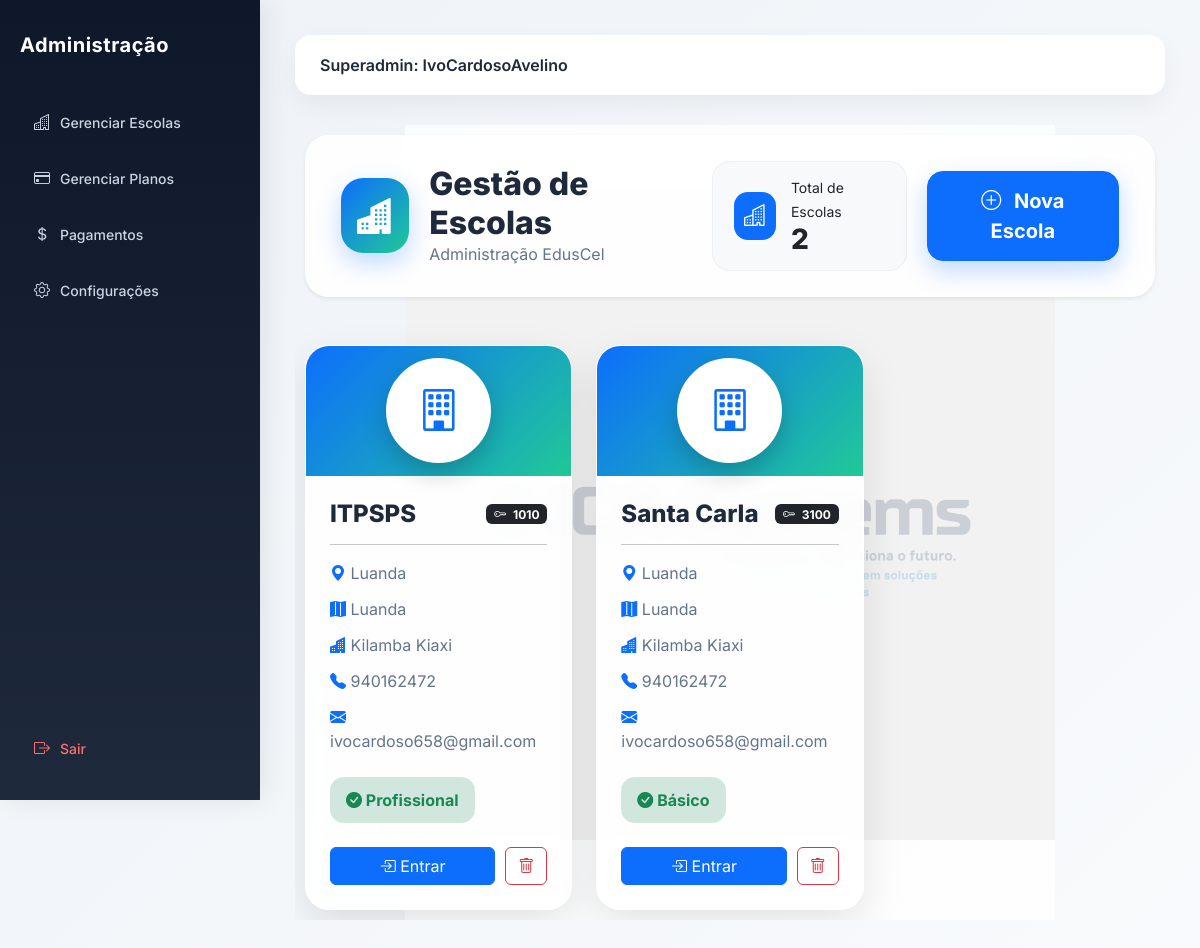
The app's page /escolas/ (signed in), older data.
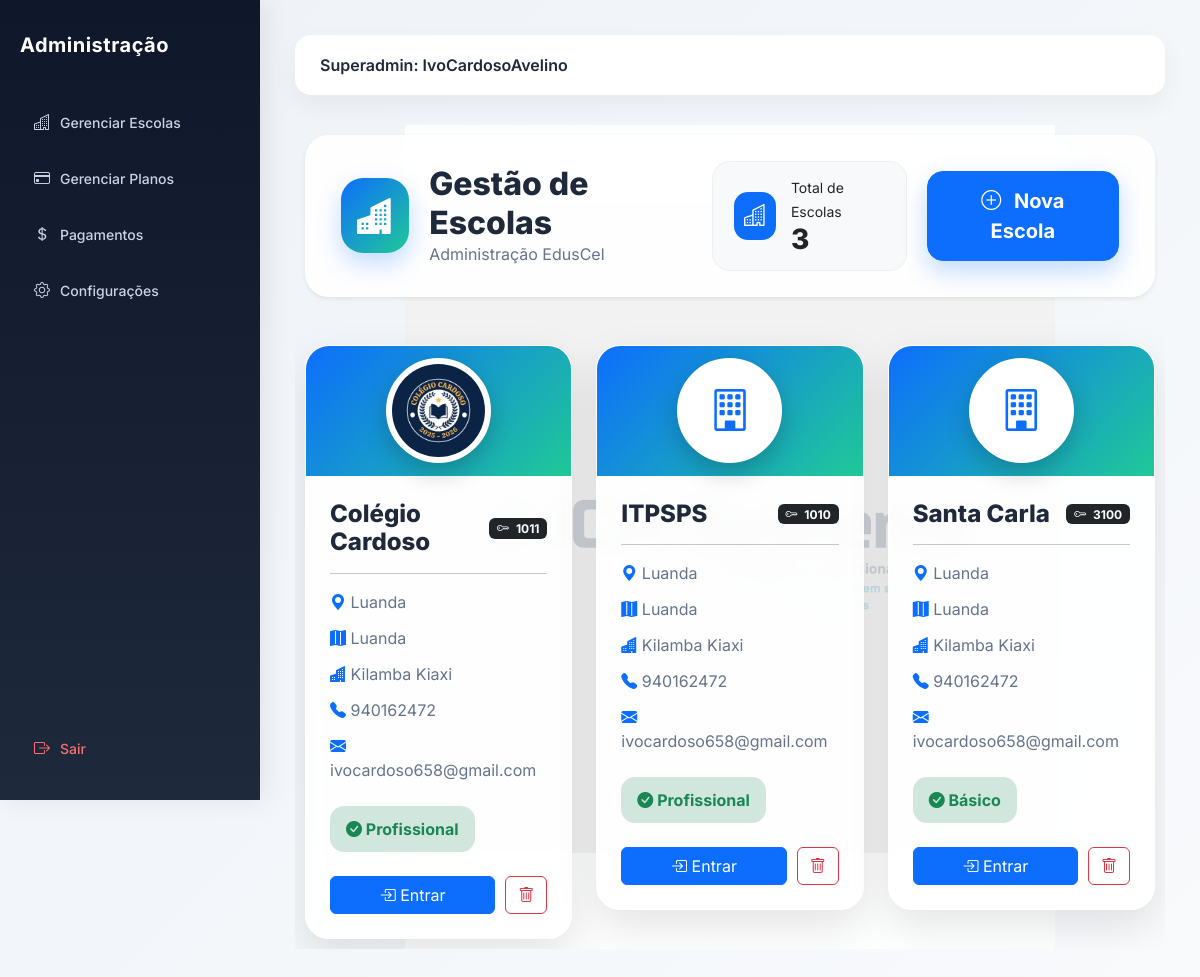
The same page, newer data.
### users/models.py (models this page shows, shortened)
class User(AbstractUser):
    ROLE_CHOICES = (
        ("SUPERADMIN", "Super Admin"),
        ("DIRETOR", "Diretor"),
        ("DIRETOR_PEDAGOGICO", "Diretor Pedagógico"),
        ("PROFESSOR", "Professor"),
        ("ALUNO", "Aluno"),
        ("FINANCEIRO", "Financeiro"),
        ("SECRETARIA", "Secretaria"),
    )
    role = models.CharField(
        max_length=25,
        choices=ROLE_CHOICES,
        default="ALUNO",
        verbose_name="Perfil"
    )
    ativo = models.BooleanField(
        default=True,
        verbose_name="Ativo"
    )
    escola = models.ForeignKey(
        "academic.Escola",
        on_delete=models.CASCADE,
        null=True,
        blank=True,
        related_name="usuarios",
        verbose_name="Escola"
    )
    telefone = models.CharField(
        max_length=20,
        unique=True,
        null=True,
        blank=True,
        verbose_name="Telefone"
    )
    telefone_verificado = models.BooleanField(
        default=False,
        verbose_name="Telefone Verificado"
    )
    email_verificado = models.BooleanField(
        default=False,
        verbose_name="Email Verificado"
    )
    criado_em = models.DateTimeField(
        auto_now_add=True,
        verbose_name="Criado em"
    )
    tentativas_login = models.PositiveIntegerField(
        default=0
    )
    bloqueado_ate = models.DateTimeField(
        null=True,
        blank=True
    )
    otp_codigo = models.CharField(
        max_length=128,
        null=True,
        blank=True,
        verbose_name="OTP"
    )
    otp_expira_em = models.DateTimeField(
        null=True,
        blank=True,
        verbose_name="Expira em"
    )
    otp_tentativas = models.PositiveIntegerField(
        default=0,
        verbose_name="Tentativas OTP"
    )
    ultimo_envio_otp = models.DateTimeField(
        null=True,
        blank=True,
        verbose_name="Último envio OTP"
    )
    objects = UserManager()

### academic/models.py (models this page shows, shortened)
class Escola(models.Model):
    nome = models.CharField(
        "Nome da Escola",
        max_length=255
    )
    codigo = models.CharField(
        "Código da Escola",
        max_length=10,
        unique=True,
        blank=True,
        help_text="Código usado no login da escola"
    )
    logo = models.ImageField(
        upload_to='logos_escolas/',
        blank=True,
        null=True
    )
    endereco = models.CharField(
        "Endereço",
        max_length=255
    )
    provincia = models.CharField(
        "Província",
        max_length=100,
        blank=True,
        null=True
    )
    municipio = models.CharField(
        "Município",
        max_length=100,
        blank=True,
        null=True
    )
    telefone = models.CharField(
        "Telefone",
        max_length=20
    )
    nif = models.CharField(
        "NIF",
        max_length=14,
        blank=True,
        null=True,
        help_text="Número de Identificação Fiscal da escola"
    )
    email = models.EmailField(
        "Email da Escola",
        max_length=254,
        blank=True,
        null=True,
        help_text="Email oficial da escola"
    )
    plano = models.ForeignKey(
        "Plano",
        on_delete=models.SET_NULL,
        null=True,
        blank=True,
        related_name="escolas",
        verbose_name="Plano"
    )
    data_expiracao = models.DateField(
        "Data de Expiração do Plano",
        null=True,
        blank=True
    )
    ativo = models.BooleanField(
        "Ativo",
        default=True
    )
    criada_em = models.DateTimeField(
        "Criada em",
        auto_now_add=True
    )
    class Meta:
        verbose_name = "Escola"
        verbose_name_plural = "Escolas"
        ordering = ["nome"]
    def esta_ativa(self):
        if not self.ativo:
            return False
        if (
            self.data_expiracao
            and self.data_expiracao < timezone.now().date()
        ):
            return False
        return True

class Plano(models.Model):
    nome = models.CharField(
        max_length=100,
        unique=True
    )
    limite_alunos = models.PositiveIntegerField()
    valor_mensal = models.DecimalField(
        max_digits=10,
        decimal_places=2
    )
    ativo = models.BooleanField(
        default=True
    )

### core/views.py (the view)
# urls.py: path('escolas/', views.lista_escolas, name='escolas'),
@login_required
def lista_escolas(request):
    if request.user.role != 'SUPERADMIN':
        return redirect('dashboard')
    escolas = Escola.objects.all()
    context = {
        'escolas': escolas,
    }
    return render(request, 'escolas.html', context)

### core/templates/escolas.html (shortened to what this page needs)
{% extends 'admin.html' %}
{% block content %}
<div class="container-fluid escolas-page">
    <div class="dashboard-header shadow-sm">
        <div class="brand-area">
            <div class="header-icon">
                <i class="bi bi-buildings-fill"></i>
            </div>
            <div>
                <h2>
                    Gestão de Escolas
                </h2>
                <p>
                    Administração EdusCel
                </p>
            </div>
        </div>
        <div class="dashboard-actions">
            <div class="stat-card">
                <div class="icon-box">
                    <i class="bi bi-buildings"></i>
                </div>
                <div>
                    <small>
                        Total de Escolas
                    </small>
                    <h3>
                        {{ escolas|length }}
                    </h3>
                </div>
            </div>
            <a href="/admin/academic/escola/add/"
               class="btn btn-primary btn-lg btn-new-school">
                <i class="bi bi-plus-circle me-2"></i>
                Nova Escola
            </a>
        </div>
    </div>
    <div class="row g-4 mt-4">
    {% for escola in escolas %}
        <div class="col-xl-4 col-lg-6 col-md-6">
            <div class="school-card">
                <div class="school-cover">
                    {% if escola.logo %}
                    <img src="{{ escola.logo.url }}"
                         class="school-logo">
                    {% else %}
                    <div class="default-logo">
                        <i class="bi bi-building"></i>
                    </div>
                    {% endif %}
                </div>
                <div class="p-4">
                    <div class="school-title">
                        <h4>
                            {{ escola.nome }}
                        </h4>
                        <span class="badge bg-dark">
                            <i class="bi bi-key me-1"></i>
                            {{ escola.codigo }}
                        </span>
                    </div>
                    <hr>
                    <div class="school-details">
                        {% if escola.endereco %}
                        <div>
                            <i class="bi bi-geo-alt-fill"></i>
                            {{ escola.endereco }}
                        </div>
                        {% endif %}
                        {% if escola.provincia %}
                        <div>
                            <i class="bi bi-map-fill"></i>
                            {{ escola.provincia }}
                        </div>
                        {% endif %}
                        {% if escola.municipio %}
                        <div>
                            <i class="bi bi-buildings-fill"></i>
                            {{ escola.municipio }}
                        </div>
                        {% endif %}
                        {% if escola.telefone %}
                        <div>
                            <i class="bi bi-telephone-fill"></i>
                            {{ escola.telefone }}
                        </div>
                        {% endif %}
                        {% if escola.email %}
                        <div>
                            <i class="bi bi-envelope-fill"></i>
                            {{ escola.email }}
                        </div>
                        {% endif %}
                    </div>
                    <div class="mt-4">
                    {% if escola.plano %}
                        {% if escola.esta_ativa %}
                        <span class="status-active">
                            <i class="bi bi-check-circle-fill"></i>
                            {{ escola.plano.nome }}
                        </span>
                        {% else %}
                        <span class="status-danger">
                            <i class="bi bi-x-circle-fill"></i>
                            Plano expirado
                        </span>
                        {% endif %}
                    {% else %}
                        <span class="status-neutral">
                            Sem plano
                        </span>
                    {% endif %}
                    </div>
                    <div class="school-actions mt-4">
                        <a href="{% url 'selecionar_escola' escola.id %}"
                           class="btn btn-primary flex-grow-1">
                            <i class="bi bi-box-arrow-in-right"></i>
                            Entrar
                        </a>
                        <form method="POST"
                              action="{% url 'eliminar_escola' escola.id %}"
                              onsubmit="return confirm('Deseja eliminar esta escola?');">
                            <button class="btn btn-outline-danger">
                                <i class="bi bi-trash"></i>
                            </button>
                        </form>
                    </div>
                </div>
            </div>
        </div>
    {% endfor %}
    </div>
</div>
{% endblock %}

### core/templates/admin.html (shortened to what this page needs)
<!DOCTYPE html>
<html lang="pt">
<head>
    <link href="https://cdn.jsdelivr.net/npm/bootstrap@5.3.2/dist/css/bootstrap.min.css" rel="stylesheet">
    <link rel="stylesheet" href="https://cdn.jsdelivr.net/npm/bootstrap-icons@1.11.1/font/bootstrap-icons.css">
</head>
<body>
<div class="sidebar">
    <div class="brand">
        Administração
    </div>
    <ul class="menu">
        <li class="menu-item">
                <a href="/escolas/" class="menu-link">
                    <i class="bi bi-buildings"></i> Gerenciar Escolas
                </a>
        </li>
        <li class="menu-item">
            <a href="/planos/" class="menu-link">
                <i class="bi bi-credit-card"></i> Gerenciar Planos
            </a>
        </li>
        <li class="menu-item">
            <a href="/pagamentos-escolas/" class="menu-link">
                <i class="bi bi-currency-dollar"></i> Pagamentos
            </a>
        </li>
        <li class="menu-item">
            <a href="/configuracoes/" class="menu-link">
                <i class="bi bi-gear"></i> Configurações
            </a>
        </li>
    </ul>
    <div class="sidebar-footer">
        <a href="/logout/" class="menu-link logout-link">
            <i class="bi bi-box-arrow-right"></i> Sair
        </a>
    </div>
</div>
<div class="content">
    <div class="topbar">
        <div class="user-info">
            Superadmin: {{ user.username }}
        </div>
    </div>
    {% block content %}{% endblock %}
</div>
</body>
</html>

### core/templates/admin.html (style rules this page uses)
body { margin: 0; font-family: 'Inter', sans-serif; background: linear-gradient(135deg, #eef2f7, #f8fafc); }
.sidebar { position: fixed; width: 260px; height: 100vh; background: linear-gradient(180deg, #0f172a, #1e293b); padding: 30px 20px; color: white; box-shadow: 6px 0 25px rgba(0,0,0,0.08); }
.brand { font-size: 20px; font-weight: 700; margin-bottom: 40px; letter-spacing: 0.5px; }
.menu { list-style: none; padding: 0; margin: 0; }
.menu-item { margin-bottom: 12px; }
.menu-link { display: flex; align-items: center; text-decoration: none; padding: 10px 14px; border-radius: 10px; color: #cbd5e1; font-weight: 500; transition: 0.3s; font-size: 14px; }
.menu-link i { margin-right: 10px; font-size: 16px; }
.sidebar-footer { position: absolute; bottom: 30px; width: 85%; }
.logout-link { color: #f87171; }
.content { margin-left: 260px; padding: 35px; }
.topbar { background: white; padding: 18px 25px; border-radius: 16px; box-shadow: 0 10px 25px rgba(0,0,0,0.05); margin-bottom: 30px; display: flex; justify-content: space-between; align-items: center; }
.user-info { font-weight: 600; color: #1e293b; }

### core/templates/escolas.html (style rules this page uses)
.escolas-page { font-family:'Inter', sans-serif; position:relative; min-height:90vh; padding:10px; overflow:hidden; }
.escolas-page::before { content:""; position:absolute; inset:0; background-image: linear-gradient( rgba(255,255,255,.78), rgba(255,255,255,.78) ), url("/media/ica.png"); background-repeat:no-repeat; background-position:center 45%; background-size:650px; z-index:-1; }
.escolas-page::after { content:""; position:absolute; width:700px; height:700px; top:50%; left:50%; transform:translate(-50%,-45%); background: radial-gradient( circle, rgba(13,110,253,.15), transparent 65% ); z-index:-2; }
.dashboard-header { background: rgba(255,255,255,.88); backdrop-filter:blur(12px); border-radius:24px; padding:25px 35px; display:flex; justify-content:space-between; align-items:center; gap:20px; border:1px solid rgba(255,255,255,.8); box-shadow: 0 15px 40px rgba(0,0,0,.08); }
.brand-area { display:flex; align-items:center; gap:20px; }
.brand-area h2 { font-weight:800; margin:0; color:#1e293b; }
.brand-area p { color:#64748b; margin:0; }
.dashboard-actions { display:flex; align-items:center; gap:20px; }
.stat-card { display:flex; align-items:center; gap:15px; padding:14px 22px; border-radius:18px; background: rgba(248,249,250,.90); box-shadow: inset 0 0 0 1px rgba(0,0,0,.04); }
.icon-box { width:48px; height:48px; border-radius:14px; background:#0d6efd; color:white; display:flex; align-items:center; justify-content:center; font-size:22px; }
.stat-card h3 { margin:0; font-weight:800; }
.btn-new-school { border-radius:16px; padding:14px 28px; font-weight:700; box-shadow: 0 10px 25px rgba(13,110,253,.25); }
.school-card { background: rgba(255,255,255,.90); backdrop-filter:blur(10px); border-radius:24px; overflow:hidden; box-shadow: 0 15px 40px rgba(0,0,0,.10); transition:.35s; border: 1px solid rgba(255,255,255,.7); }
.school-cover { height:130px; background: linear-gradient( 135deg, #0d6efd, #20c997 ); display:flex; align-items:center; justify-content:center; }
.school-logo, .default-logo { width:105px; height:105px; border-radius:50%; border:6px solid white; background:white; box-shadow: 0 10px 25px rgba(0,0,0,.20); }
.school-logo { object-fit:cover; }
.default-logo { display:flex; align-items:center; justify-content:center; font-size:42px; color:#0d6efd; }
.school-title { display:flex; justify-content:space-between; align-items:center; gap:10px; }
.school-title h4 { font-weight:800; margin:0; color:#1e293b; }
.school-details div { margin-bottom:12px; color:#64748b; }
.school-details i { color:#0d6efd; width:25px; }
.status-active, .status-danger, .status-neutral { padding:11px 16px; border-radius:14px; font-weight:700; display:inline-block; }
.status-active { background:#d1e7dd; color:#198754; }
.school-actions { display:flex; gap:10px; }
.header-icon { width: 75px; height: 75px; border-radius: 22px; background: linear-gradient( 135deg, #0d6efd, #20c997 ); color: white; display: flex; align-items: center; justify-content: center; font-size: 36px; box-shadow: 0 10px 25px rgba(13,110,253,.25); transition: all .3s ease; }
.header-icon i { line-height: 1; }

Row changes from the older to the newer data that the page shows:
added Escola: logo (picture), nome "Colégio Cardoso", codigo "1011", endereco "Luanda", provincia "Luanda", municipio "Kilamba Kiaxi", telefone "940162472", email "ivocardoso658@gmail.com", plano.nome "Profissional"
Text that changed along with them:
{{ escolas|length }}: "2" → "3"
